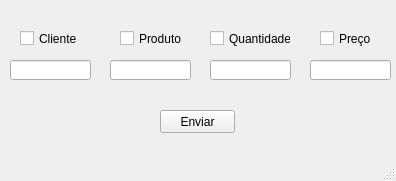
<?xml version="1.0" encoding="UTF-8"?>
<ui version="4.0">
 <class>MainWindow</class>
 <widget class="QMainWindow" name="MainWindow">
  <property name="geometry">
   <rect>
    <x>0</x>
    <y>0</y>
    <width>396</width>
    <height>181</height>
   </rect>
  </property>
  <property name="windowTitle">
   <string>MainWindow</string>
  </property>
  <widget class="QWidget" name="centralwidget">
   <widget class="QLineEdit" name="lproduto">
    <property name="geometry">
     <rect>
      <x>110</x>
      <y>60</y>
      <width>81</width>
      <height>20</height>
     </rect>
    </property>
   </widget>
   <widget class="QLineEdit" name="lquantidade">
    <property name="geometry">
     <rect>
      <x>210</x>
      <y>60</y>
      <width>81</width>
      <height>20</height>
     </rect>
    </property>
   </widget>
   <widget class="QLineEdit" name="lpreco">
    <property name="geometry">
     <rect>
      <x>310</x>
      <y>60</y>
      <width>81</width>
      <height>20</height>
     </rect>
    </property>
   </widget>
   <widget class="QLineEdit" name="lcliente">
    <property name="geometry">
     <rect>
      <x>10</x>
      <y>60</y>
      <width>81</width>
      <height>20</height>
     </rect>
    </property>
   </widget>
   <widget class="QPushButton" name="enviar2">
    <property name="geometry">
     <rect>
      <x>160</x>
      <y>110</y>
      <width>75</width>
      <height>23</height>
     </rect>
    </property>
    <property name="text">
     <string>Enviar</string>
    </property>
   </widget>
   <widget class="QCheckBox" name="cCliente">
    <property name="geometry">
     <rect>
      <x>20</x>
      <y>30</y>
      <width>70</width>
      <height>17</height>
     </rect>
    </property>
    <property name="text">
     <string>Cliente</string>
    </property>
   </widget>
   <widget class="QCheckBox" name="cProduto">
    <property name="geometry">
     <rect>
      <x>120</x>
      <y>30</y>
      <width>70</width>
      <height>17</height>
     </rect>
    </property>
    <property name="text">
     <string>Produto</string>
    </property>
   </widget>
   <widget class="QCheckBox" name="cQuantidade">
    <property name="geometry">
     <rect>
      <x>210</x>
      <y>30</y>
      <width>81</width>
      <height>17</height>
     </rect>
    </property>
    <property name="text">
     <string>Quantidade</string>
    </property>
   </widget>
   <widget class="QCheckBox" name="cPreco">
    <property name="geometry">
     <rect>
      <x>320</x>
      <y>30</y>
      <width>70</width>
      <height>17</height>
     </rect>
    </property>
    <property name="text">
     <string>Preço</string>
    </property>
   </widget>
  </widget>
  <widget class="QMenuBar" name="menubar">
   <property name="geometry">
    <rect>
     <x>0</x>
     <y>0</y>
     <width>396</width>
     <height>21</height>
    </rect>
   </property>
  </widget>
  <widget class="QStatusBar" name="statusbar"/>
 </widget>
 <resources/>
 <connections/>
</ui>
